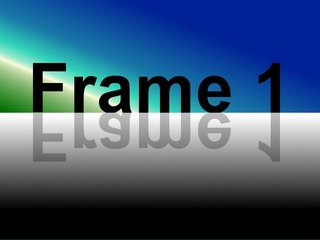
//> input picture SourceCode/RaspberryPi/Streamer/mjpg-streamer/mjpg-streamer-experimental/plugins/input_testpicture/pictures/320x240_1.jpg, 320 x 240 px, given in place of the camera
$ ./main   (built with g++ and OpenCV 4)
//> lines starting //> are read from the running program, lines starting //| are printed output that depends on the picture; after the words box and inside, x2 and y2 are one past the last pixel; in counts of white or black regions, pixels touching at a corner belong together
### SourceCode/Sherburne_Test/OpenCV/objective.h
#pragma once
#include <string>
#include <opencv/cv.h>
#include <opencv2/opencv.hpp>
#include <opencv2/imgproc/imgproc.hpp>
#include "opencv2/highgui.hpp"
#include "opencv2/imgproc.hpp"

using namespace cv;
using namespace std;


class objective{
public:
	objective(void);
	~objective(void);

	objective(string name);

	int getxPos();
	void setxPos(int x);

	int getyPos();
	void setyPos(int y);

	Scalar getHSVmin();
	Scalar getHSVmax();

	void setHSVmin(Scalar min);
	void setHSVmax(Scalar max);

	string getType(){return type;}
	void setType(string t){type = t;}
	Scalar getColor(){return Color;}
	void setColor(Scalar c){
		Color = c;
	}


private:

	int xPos, yPos;
	string type;
	Scalar HSVmin, HSVmax;
	Scalar Color;
};

### SourceCode/Sherburne_Test/OpenCV/objective.cpp
#include "objective.h"

objective::objective(void){
}

objective::~objective(void){
}

objective::objective(string name){ //Duplicate this for more objects
	setType(name);
	if( name == "Border" ){
			setHSVmin(Scalar(0,97,174));
			setHSVmax(Scalar(61,255,255));
			setColor(Scalar(0,250,250));
	}
	if( name == "Delivery" ){
			//setHSVmin(Scalar(135,34,56));
			//setHSVmax(Scalar(187,173,256));
			setHSVmin(Scalar(255,255,255));
			setHSVmax(Scalar(255,255,255));
			setColor(Scalar(0,0,250));
	}
	if( name == "L.Z." ){
			//setHSVmin(Scalar(0,0,0));
			//setHSVmax(Scalar(231,171,47));
			setHSVmin(Scalar(255,255,255));
			setHSVmax(Scalar(255,255,255));
			setColor(Scalar(250,250,0));
	}


}


int objective::getxPos(){
	 return objective::xPos;
}

void objective::setxPos(int x){
	objective::xPos = x;
}


int objective::getyPos(){
	 return objective::yPos;
}

void objective::setyPos(int y){
	objective::yPos = y;
}

Scalar objective::getHSVmin(){
	return HSVmin;
}


Scalar objective::getHSVmax(){
	return HSVmax;
}

void objective::setHSVmin(Scalar min){
	objective::HSVmin = min;
}


void objective::setHSVmax(Scalar max){
	objective::HSVmax = max;
}

### SourceCode/Sherburne_Test/OpenCV/main.cpp
//Contributions by  Kyle Hounslow 2013

//Permission is hereby granted, free of charge, to any person obtaining a copy of this software and associated documentation files (the "Software")
//, to deal in the Software without restriction, including without limitation the rights to use, copy, modify, merge, publish, distribute, sublicense,
//and/or sell copies of the Software, and to permit persons to whom the Software is furnished to do so, subject to the following conditions:

//The above copyright notice and this permission notice shall be included in all copies or substantial portions of the Software.

//THE SOFTWARE IS PROVIDED "AS IS", WITHOUT WARRANTY OF ANY KIND, EXPRESS OR IMPLIED, INCLUDING BUT NOT LIMITED TO THE WARRANTIES OF MERCHANTABILITY,
//FITNESS FOR A PARTICULAR PURPOSE AND NONINFRINGEMENT. IN NO EVENT SHALL THE AUTHORS OR COPYRIGHT HOLDERS BE LIABLE FOR ANY CLAIM, DAMAGES OR OTHER
//LIABILITY, WHETHER IN AN ACTION OF CONTRACT, TORT OR OTHERWISE, ARISING FROM, OUT OF OR IN CONNECTION WITH THE SOFTWARE OR THE USE OR OTHER DEALINGS
//IN THE SOFTWARE.

#include <algorithm>    // std::sort
#include <math.h>
#include <sstream>
#include <string>
#include <iostream>
#include <stdio.h>
#include <stdlib.h>
#include <objective.h>
#include <vector>
#include <thread>
extern "C" {
#include <xdo.h>
}
//#include <Windows.h>

int H_MIN = 0, S_MIN = 0, V_MIN = 0;
int H_MAX = 256, S_MAX = 256, V_MAX = 256;
int BorderH_MIN = 0, BorderS_MIN = 0, BorderV_MIN = 0;
int BorderH_MAX = 256, BorderS_MAX = 256, BorderV_MAX = 256;
int DelivH_MIN = 0, DelivS_MIN = 0, DelivV_MIN = 0;
int DelivH_MAX = 256, DelivS_MAX = 256, DelivV_MAX = 256;
int BlH_MIN = 0, BlS_MIN = 0, BlV_MIN = 0;
int BlH_MAX = 256, BlS_MAX = 256, BlV_MAX = 256;
int MAX = 256;
int Bordertoggle = 0;
int Delivtoggle = 0;
int Blacktoggle = 0;
int Kill = 0;
int Autonomous = 0;
int Cali = 0;
int setter = 1;
vector <objective> vborders;
vector <objective> vlandings;
vector <objective> vpickups;
pthread_mutex_t lock;
//pthread_mutex_t Vector2;
//pthread_mutex_t Vector3;
using namespace std;


using namespace cv;
//initial min and max HSV filter values.
//these will be changed using trackbars
//default capture width and height
const int FRAME_WIDTH = 640;
const int FRAME_HEIGHT = 480;
//max number of objects to be detected in frame
const int MAX_NUM_OBJECTS=50;
//minimum and maximum object area
const int MIN_OBJECT_AREA = 20*20;
const int MAX_OBJECT_AREA = FRAME_HEIGHT*FRAME_WIDTH/1.5;
//names that will appear at the top of each window
const string windowName = "Original Image";
const string windowName1 = "HSV Image";
const string windowName2 = "Thresholded Image";
const string trackbarWindowName = "Trackbars";
void on_trackbar( int, void* )
{//This function gets called whenever a
	// trackbar position is changed
}


string intToString(int number){


	std::stringstream ss;
	ss << number;
	return ss.str();
}


void BorderHSVFunct(int, void*){
		BorderH_MIN = H_MIN;
		BorderH_MAX = H_MAX;
		BorderS_MIN = S_MIN;
		BorderS_MAX = S_MAX;
		BorderV_MIN = V_MIN;
		BorderV_MAX = V_MAX;
		H_MIN = 0;
		H_MAX = 256;
		S_MIN = 0;
		S_MAX = 256;
		V_MIN = 0;
		V_MAX = 256;
}

void DelivHSVFunct(int, void*){
		DelivH_MIN = H_MIN;
		DelivH_MAX = H_MAX;
		DelivS_MIN = S_MIN;
		DelivS_MAX = S_MAX;
		DelivV_MIN = V_MIN;
		DelivV_MAX = V_MAX;
		H_MIN = 0;
		H_MAX = 256;
		S_MIN = 0;
		S_MAX = 256;
		V_MIN = 0;
		V_MAX = 256;
}
void BlHSVFunct(int, void*){
		BlH_MIN = H_MIN;
		BlH_MAX = H_MAX;
		BlS_MIN = S_MIN;
		BlS_MAX = S_MAX;
		BlV_MIN = V_MIN;
		BlV_MAX = V_MAX;
		H_MIN = 0;
		H_MAX = 256;
		S_MIN = 0;
		S_MAX = 256;
		V_MIN = 0;
		V_MAX = 256;
}


void createTrackbars(){
	//create window for trackbars
	namedWindow(trackbarWindowName,0);
	//create memory to store trackbar name on window
	//char TrackbarName[50];
	//sprintf( TrackbarName, "H_MIN", H_MIN);
	//sprintf( TrackbarName, "H_MAX", H_MAX);
	//sprintf( TrackbarName, "S_MIN", S_MIN);
	//sprintf( TrackbarName, "S_MAX", S_MAX);
	//sprintf( TrackbarName, "V_MIN", V_MIN);
	//sprintf( TrackbarName, "V_MAX", V_MAX);
	//create trackbars and insert them into window
	//3 parameters are: the address of the variable that is changing when the trackbar is moved(eg.H_LOW),
	//the max value the trackbar can move (eg. H_HIGH),
	//and the function that is called whenever the trackbar is moved(eg. on_trackbar)
	//                                  ---->    ---->     ---->

	createTrackbar( "H_MIN", trackbarWindowName, &H_MIN, MAX, on_trackbar );
	createTrackbar( "H_MAX", trackbarWindowName, &H_MAX, MAX, on_trackbar );
	createTrackbar( "S_MIN", trackbarWindowName, &S_MIN, MAX, on_trackbar );
	createTrackbar( "S_MAX", trackbarWindowName, &S_MAX, MAX, on_trackbar );
	createTrackbar( "V_MIN", trackbarWindowName, &V_MIN, MAX, on_trackbar );
	createTrackbar( "V_MAX", trackbarWindowName, &V_MAX, MAX, on_trackbar );


	createTrackbar( "Set Border", trackbarWindowName, &Bordertoggle, setter, BorderHSVFunct);
	createTrackbar( "Set Red Target", trackbarWindowName, &Delivtoggle, setter, DelivHSVFunct);
	createTrackbar( "Set Black Target", trackbarWindowName, &Blacktoggle, setter, BlHSVFunct);
	createTrackbar( "Hide Calibration", trackbarWindowName, &Cali, setter, on_trackbar);

}

void drawObject(vector<objective> Targets,Mat &frame){
	for(int i = 0; i < Targets.size(); i++){
		cv::circle(frame,cv::Point(Targets.at(i).getxPos(),Targets.at(i).getyPos()),10,cv::Scalar(0,0,255));
		cv::putText(frame,intToString(Targets.at(i).getxPos())+ " , " + intToString(Targets.at(i).getyPos()),cv::Point(Targets.at(i).getxPos(),Targets.at(i).getyPos()+20),1,1,Scalar(0,255,0));
		cv::putText(frame, Targets.at(i).getType(), cv::Point(Targets.at(i).getxPos(),Targets.at(i).getyPos()-20),1,2,Targets.at(i).getColor());
	}

}


void morphOps(Mat &thresh){
	//create structuring element that will be used to "dilate" and "erode" image.
	//the element chosen here is a 3px by 3px rectangle
	Mat erodeElement = getStructuringElement( MORPH_RECT,Size(3,3));
	//dilate with larger element so make sure object is nicely visible
	Mat dilateElement = getStructuringElement( MORPH_RECT,Size(8,8));
	erode(thresh,thresh,erodeElement);
	erode(thresh,thresh,erodeElement);
	dilate(thresh,thresh,dilateElement);
	dilate(thresh,thresh,dilateElement);
}


void trackFilteredObject(Mat threshold,Mat HSV, Mat &cameraFeed){

	vector <objective> borders;
	Mat temp;
	threshold.copyTo(temp);
	//these two vectors needed for output of findContours
	vector< vector<Point> > contours;
	vector<Vec4i> hierarchy;
	//find contours of filtered image using openCV findContours function
	findContours(temp,contours,hierarchy,CV_RETR_CCOMP,CV_CHAIN_APPROX_SIMPLE );
	//use moments method to find our filtered object
	double refArea = 0;
	bool objectFound = false;
	if (hierarchy.size() > 0) {
		int numObjects = hierarchy.size();
		//if number of objects greater than MAX_NUM_OBJECTS we have a noisy filter
		if(numObjects<MAX_NUM_OBJECTS){
			for (int index = 0; index >= 0; index = hierarchy[index][0]) {

				Moments moment = moments((cv::Mat)contours[index]);
				double area = moment.m00;

				//if the area is less than 20 px by 20px then it is probably just noise
				//if the area is the same as the 3/2 of the image size, probably just a bad filter
				//we only want the object with the largest area so we safe a reference area each
				//iteration and compare it to the area in the next iteration.
				if(area>MIN_OBJECT_AREA){

					objective border;

					border.setxPos(moment.m10/area);
					border.setyPos(moment.m01/area);

					borders.push_back(border);

					objectFound = true;

				}else objectFound = false;


			}
			//let user know you found an object
			if(objectFound ==true){
				//draw object location on screen
				drawObject(borders,cameraFeed);}
		}else putText(cameraFeed,"TOO MUCH NOISE! ADJUST FILTER",Point(0,50),1,2,Scalar(0,0,255),2);
	}
}


void trackFilteredObject(objective Targets, Mat threshold,Mat HSV, Mat &cameraFeed, vector <objective> &objects){

	//vector <objective> objects;
	objects.clear();

	Mat temp;
	threshold.copyTo(temp);
	//these two vectors needed for output of findContours
	vector< vector<Point> > contours;
	vector<Vec4i> hierarchy;
	//find contours of filtered image using openCV findContours function
	findContours(temp,contours,hierarchy,CV_RETR_CCOMP,CV_CHAIN_APPROX_SIMPLE );
	//use moments method to find our filtered object
	double refArea = 0;
	bool objectFound = false;
	if (hierarchy.size() > 0) {
		int numObjects = hierarchy.size();
		//if number of objects greater than MAX_NUM_OBJECTS we have a noisy filter
		if(numObjects<MAX_NUM_OBJECTS){
			for (int index = 0; index >= 0; index = hierarchy[index][0]) {

				Moments moment = moments((cv::Mat)contours[index]);
				double area = moment.m00;

				//if the area is less than 20 px by 20px then it is probably just noise
				//if the area is the same as the 3/2 of the image size, probably just a bad filter
				//we only want the object with the largest area so we safe a reference area each
				//iteration and compare it to the area in the next iteration.
				if(area>MIN_OBJECT_AREA){

					objective object;

					object.setxPos(moment.m10/area);
					object.setyPos(moment.m01/area);
					object.setType(Targets.getType());
					object.setColor(Targets.getColor());

					objects.push_back(object);

					objectFound = true;

				}else objectFound = false;


			}
			//let user know you found an object
			if(objectFound ==true){
				//draw object location on screen
				drawObject(objects,cameraFeed);}

		}else putText(cameraFeed,"TOO MUCH NOISE! ADJUST FILTER",Point(0,50),1,2,Scalar(0,0,255),2);
	}
}


//***********************************************************************************************************************

void Calculations(){
	vector<objective> vYellow;
	vector<objective> vRed;
	vector<objective> vBlack;
	int x = 0, y = 0, div = 0;
	int YelloSize = 0;
	float m = 0, mAvg = 0, Summ = 0;
	vector<float> slopes;
	vector<float> slopesDev;


	while(1){
	sleep(1);
		pthread_mutex_lock(&lock);
		vYellow = vborders;
		vRed = vpickups;
		vBlack = vlandings;
		pthread_mutex_unlock(&lock);

		YelloSize = vYellow.size();


		if(YelloSize >= 2){
			for(int i = 0; i < YelloSize; i++){
				for(int k = 0; k < YelloSize; k++){
					if( i != k){
						x = abs(vYellow.at(i).getxPos() - vYellow.at(k).getxPos());
						y = abs(vYellow.at(i).getyPos() - vYellow.at(k).getyPos());
					}
					if( x == 0){
						m = 0;
					}else{
						m = abs((float)y / (float)x);
						//cout << YelloSize << " , " << vYellow.at(i).getxPos() << " , " << m << endl;
					}
				mAvg = mAvg + m;
				div++;
				}
				mAvg = mAvg / div;
				slopes.push_back(mAvg);
				//cout << mAvg << endl;
				mAvg = 0;
				div = 0;
			}
			//cout << "." << endl;

			std::sort (slopes.begin(), slopes.end());
			for( int r = 0; r < slopes.size(); r++){
				if(slopes.at(r) < 25){
					mAvg = mAvg + slopes.at(r);
					div++;
				}
			}
			mAvg = (mAvg / div);
			div = 0;
			for( int r = 0; r < slopes.size(); r++){
				slopesDev.push_back(mAvg - slopes.at(r));
				slopesDev.at(r) = slopesDev.at(r) * slopesDev.at(r);
				Summ = Summ + slopesDev.at(r);
			}
			Summ = Summ / (slopesDev.size());
			float StdDev = sqrt (Summ);
			cout << "Standard Deviation!! : " << StdDev << endl;
			if(StdDev > (.4)){
				xdo_t *xdo = xdo_new(NULL);
  				xdo_send_keysequence_window(xdo, CURRENTWINDOW, "A", 0);

				//cout << "Corner!" << endl;
				for(int r = 0; r < slopesDev.size(); r++){
					cout << slopesDev.at(r) << endl;
				}

			}
			if(StdDev < (.4)){
				//xdo_key("e");
				xdo_t *xdo = xdo_new(NULL);
  				xdo_send_keysequence_window(xdo, CURRENTWINDOW, "A", 0);
				for(int r = 0; r < slopes.size(); r++){
					cout << slopes.at(r) << endl;
				}
			}
		}

		Summ = 0;
		mAvg = 0;
		div = 0;
		vYellow.clear();
		vRed.clear();
		vBlack.clear();
		slopes.clear();
		slopesDev.clear();
	}
}


//***********************************************************************************************************************


int main(int argc, char* argv[])
{
	//if we would like to calibrate our filter values, set to true.
	bool calibrationMode = false;
	bool webcammode = true;
	bool threadded = true;

	if(threadded){
		std::thread Robotic (Calculations);
		Robotic.detach();
	}

	//Matrix to store each frame of the webcam feed
	Mat cameraFeed;
	Mat threshold;
	Mat HSV;
	string address;


	createTrackbars();

	//video capture object to acquire webcam feed
	VideoCapture capture;
	if(webcammode){
			//open capture object at location zero (default location for webcam)
			capture.open(0);
	}
	else{
	cout << "Please input the Remote IP address: ";
	cin >> address;
	capture.open("http://" + address + ":8080/?action=stream");
	}

	//set height and width of capture frame
	capture.set(CV_CAP_PROP_FRAME_WIDTH,FRAME_WIDTH);
	capture.set(CV_CAP_PROP_FRAME_HEIGHT,FRAME_HEIGHT);
	//start an infinite loop where webcam feed is copied to cameraFeed matrix
	//all of our operations will be performed within this loop
	while(1){
		//store image to matrix

		capture.read(cameraFeed);
//> cameraFeed is the input picture: 240 rows x 320 cols, CV_8UC3; mean B, G, R 114.3, 89.6, 62.5
		//convert frame from BGR to HSV colorspace
		cvtColor(cameraFeed,HSV,COLOR_BGR2HSV);
//> HSV: 240 rows x 320 cols, CV_8UC3; mean H, S, V 53.5, 112.2, 117.9
		if(Cali == 0){
			//if in calibration mode, we track objects based on the HSV slider values.
			cvtColor(cameraFeed,HSV,COLOR_BGR2HSV);
			inRange(HSV,Scalar(H_MIN,S_MIN,V_MIN),Scalar(H_MAX,S_MAX,V_MAX),threshold);
//> threshold: 240 rows x 320 cols, CV_8UC1; every value is 255
			morphOps(threshold);
			imshow(windowName2,threshold);
			trackFilteredObject(threshold,HSV,cameraFeed);
//> in trackFilteredObject, `findContours(temp,contours,hierarchy,CV_RETR_CCOMP,CV_CHAIN_APPROX_SIM..`: contours = 1 contour; box (x1, y1, x2, y2) and area: (0, 0, 320, 240) 76241
//> in trackFilteredObject, `int numObjects = hierarchy.size();`: numObjects = 1
//> the loop in trackFilteredObject, `for (int index = 0; index >= 0; index = hierarchy[index][0])` made 1 pass
//> area on pass 1: 76241
//> the loop in drawObject, `for(int i = 0; i < Targets.size(); i++)` made 1 pass
//> pass 1, in drawObject, `cv::putText(frame,intToString(Targets.at(i).getxPos())+ " , " + intToS..`:
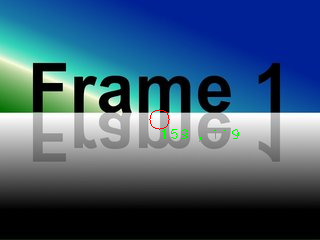
//> frame: 240 rows x 320 cols, CV_8UC3; 0.22% of pixels changed, all inside (x1, y1, x2, y2) = (149, 109, 239, 142)
		}else if(Cali == 1 && calibrationMode == false){
			destroyWindow(trackbarWindowName);
			destroyWindow(windowName2);
			calibrationMode = true;
		}

			objective border("Border");	// Declare new objects here;
			objective delivery("Delivery");
			objective landing("L.Z.");

			//Implement searching block code here.
		pthread_mutex_lock(&lock);
		cvtColor(cameraFeed,HSV,COLOR_BGR2HSV);
//> HSV: 240 rows x 320 cols, CV_8UC3; mean H, S, V 53.6, 112.8, 118.1
		if(Bordertoggle == 1){
		inRange(HSV,Scalar(BorderH_MIN,BorderS_MIN,BorderV_MIN),Scalar(BorderH_MAX,BorderS_MAX,BorderV_MAX),threshold);
		}else{
		inRange(HSV,border.getHSVmin(),border.getHSVmax(),threshold);
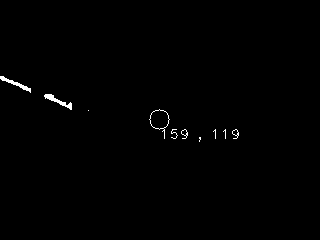
//> threshold: 240 rows x 320 cols, CV_8UC1; 0.55% white; 10 white regions (4 under 20 px), largest, box (x1, y1, x2, y2) and area: (44, 94, 72, 110) 129, (0, 76, 31, 93) 120, (149, 109, 170, 139) 68, (181, 129, 188, 139) 25, (232, 129, 239, 139) 25, (171, 129, 178, 139) 23
		}
		morphOps(threshold);
//> in morphOps (call 2), `erode(thresh,thresh,erodeElement);`:
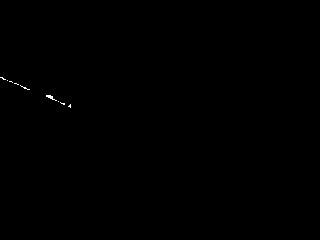
//> thresh: 240 rows x 320 cols, CV_8UC1; 0.09% white in thin lines or dots, all inside (x1, y1, x2, y2) = (0, 77, 71, 108)
//> in morphOps (call 2), `erode(thresh,thresh,erodeElement);`: thresh: 240 rows x 320 cols, CV_8UC1; 0% white in thin lines or dots, all inside (x1, y1, x2, y2) = (49, 96, 52, 98)
//> in morphOps (call 2), `dilate(thresh,thresh,dilateElement);`:
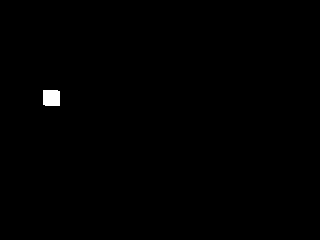
//> thresh: 240 rows x 320 cols, CV_8UC1; 0.35% white; 1 white region
		trackFilteredObject(border, threshold,HSV,cameraFeed, vborders);
//> in trackFilteredObject, `findContours(temp,contours,hierarchy,CV_RETR_CCOMP,CV_CHAIN_APPROX_SIM..`: contours = 1 contour; box (x1, y1, x2, y2) and area: (43, 90, 60, 106) 237
//> in trackFilteredObject, `int numObjects = hierarchy.size();`: numObjects = 1
//> the loop in trackFilteredObject, `for (int index = 0; index >= 0; index = hierarchy[index][0])` made 1 pass
//> area on pass 1: 237
//> vborders = 0 items

		cvtColor(cameraFeed,HSV,COLOR_BGR2HSV);
		if(Delivtoggle == 1){
		inRange(HSV,Scalar(DelivH_MIN,DelivS_MIN,DelivV_MIN),Scalar(DelivH_MAX,DelivS_MAX,DelivV_MAX),threshold);
		}else{
		inRange(HSV,delivery.getHSVmin(),delivery.getHSVmax(),threshold);
//> threshold: 240 rows x 320 cols, CV_8UC1; 0.35% of pixels changed, all inside (x1, y1, x2, y2) = (43, 90, 60, 106)
		}
		morphOps(threshold);
		trackFilteredObject(delivery, threshold,HSV,cameraFeed, vpickups);
//> in trackFilteredObject (call 2), `findContours(temp,contours,hierarchy,CV_RETR_CCOMP,CV_CHAIN_APPROX_SIM..`: contours = 0 contours
//> vpickups = 0 items

		cvtColor(cameraFeed,HSV,COLOR_BGR2HSV);
		if(Blacktoggle == 1){
		inRange(HSV,Scalar(BlH_MIN,BlS_MIN,BlV_MIN),Scalar(BlH_MAX,BlS_MAX,BlV_MAX),threshold);
		}else{
		inRange(HSV,landing.getHSVmin(),landing.getHSVmax(),threshold);
		}
		morphOps(threshold);
		trackFilteredObject(landing,threshold,HSV,cameraFeed, vlandings);
//> vlandings = 0 items
		pthread_mutex_unlock(&lock);


		imshow(windowName,cameraFeed);
		createTrackbar( "Autonomous", windowName, &Autonomous, setter, on_trackbar );
		createTrackbar( "Kill", windowName, &Kill, setter, on_trackbar );

		vborders.clear();
		vpickups.clear();
		vlandings.clear();
		//delay 30ms so that screen can refresh.
		//image will not appear without this waitKey() command
		waitKey(30);
	}

	return 0;
}
